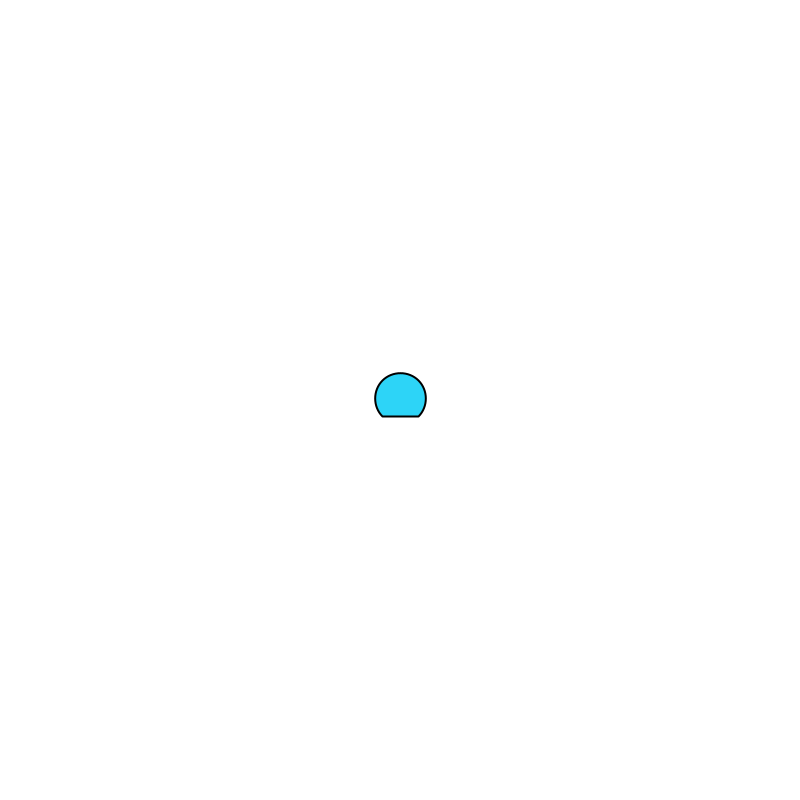
Frame 1 (no input)
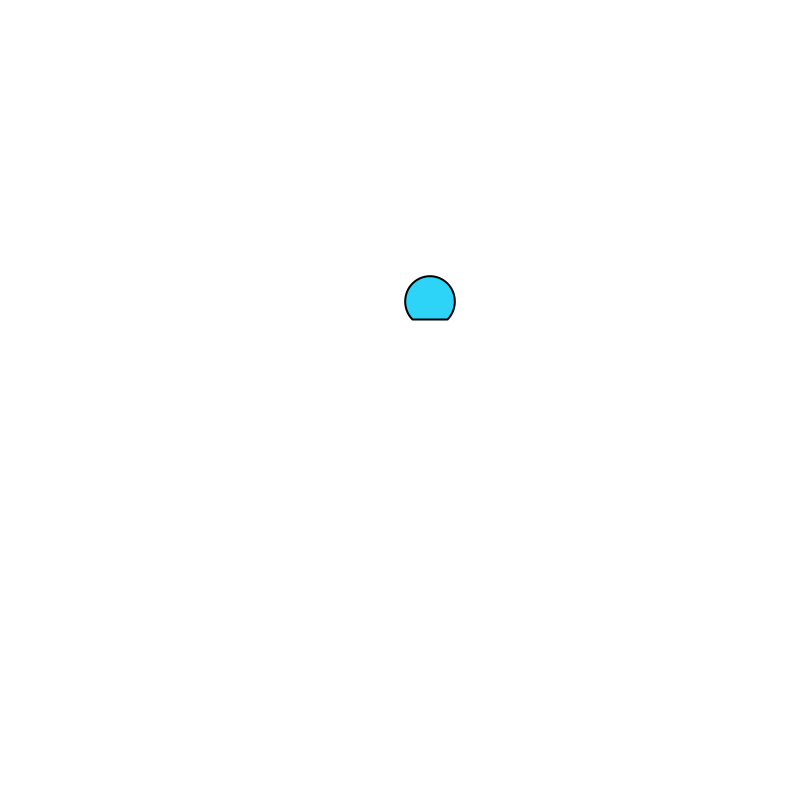
Frame 60 (the mouse pressed at the canvas centre just before this capture)
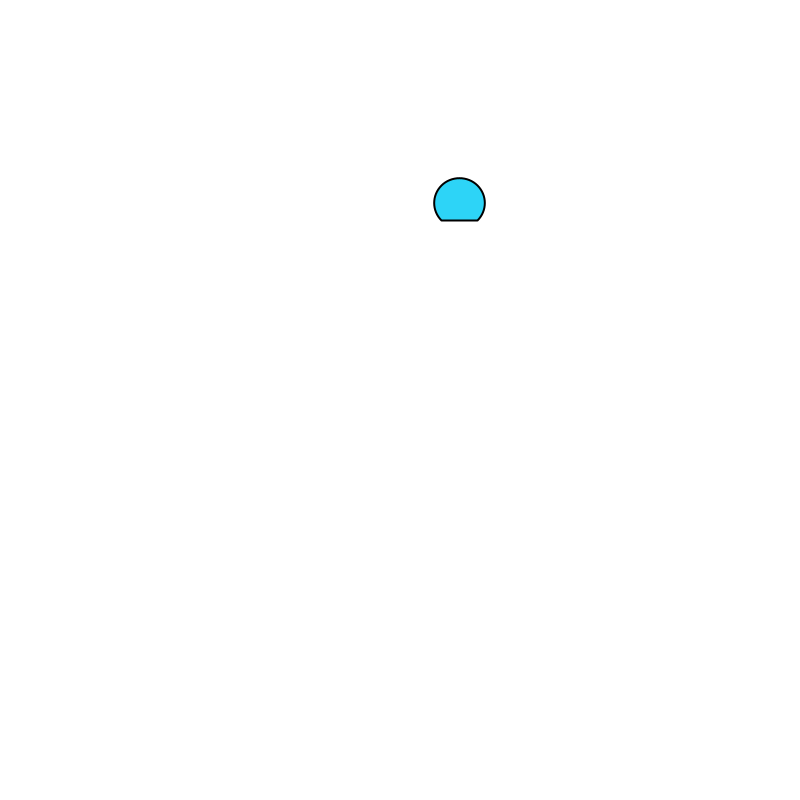
Frame 120 (the mouse held since frame 60 and released just before this capture)

The Processing sketch that drew these frames (run headless with seeded random() and noise(); from frame 60 on, the mouse is pressed at the canvas centre):

// Processing sketch: objectProject
// ── objectProject.pde
//Parker McClocklin  
//CS30 2019/2020
//November 27th
//Create a monster project with class and objects

ArrayList<Monster> myMonster = new ArrayList <Monster>();
int monsterCount = 1;

void setup() {
  size(800, 800);
  ellipseMode(CENTER);
  createObject(width/2,height/2);
  //#of monsters
  if (monsterCount < 0) monsterCount = 0;
}


 void createObject(float x,float y) {
  myMonster.add(new Monster(x, y));
}

void mousePressed() {
  // add/destroy monsters
  if (mouseButton == LEFT && monsterCount > 0) {
    myMonster.remove(0);
    monsterCount -=1;
  }
  if (mouseButton == RIGHT){
    createObject(mouseX,mouseY);
    monsterCount +=1;
  }
}



void draw() {
  background(255);
  for (int i = 0; i < myMonster.size(); i++) {
    Monster m = myMonster.get(i);
    m.move();
    m.checkMouseDistance();
    for (int j = 0; j < myMonster.size(); j++) {
      Monster compare = myMonster.get(j);
      m.checkMonsterCollision(compare);
    }
    m.display();
  }
}

// ── Monster.pde
class Monster {
  //Properties
  float x, y;
  color c0;
  color c1;
  color backup;
  float size;
  float speed;
  int type;
  float xDirection; 
  float yDirection;
  float xSpeed; 
  float ySpeed;

  //Constructor
  Monster(float x_, float y_) {
    x = x_;
    y = y_;
    c0 = color(random(20, 60), random(200, 250), random(200, 250));
    c1 = color(random(100, 200), random(20, 60), random(50, 100));

    size = 50;
    type = int(random(2));
    if (type == 0) {
      backup = c0;
    } else {
      backup = c1;
    }
    xDirection = 1;
    yDirection = 1;
    xSpeed = random(-5, 5);
    ySpeed = random(-5, 5);
  }


  //Class methods

  void checkMonsterCollision(Monster m) {
    if (dist(x, y, m.getX(), m.getY()) <= size/2+m.getSize()/2  && m != this) {
      //teleport
      x = random(100, 700);
      y = random(100, 700);
    }
  }
  
  //mouseContact
  void checkMouseDistance() {
    if (dist(mouseX, mouseY, x, y) < size) {
      c0 = (0);
      c1 = (0);
    }
  }

    float getX() {
      return x;
    }
    float getY() {
      return y;
    }
    float getSize() {
      return size;
    }




    void display() {
      if (type == 0) fill(c0);
      if (type == 1) fill(c1);
      strokeWeight(2);
      arc(x, y, size, size, PI-QUARTER_PI, 2*PI+QUARTER_PI, CHORD);
    }
    void move() {

      if (type == 0) {
        c0 = backup;
        //direction of bounce
        if (x > width-size/2 || x < size/2) {
          xDirection *= -1;
          c0 +=100;
        }
        if (y > height-(size/2) || y < size/2) {
          yDirection *= -1;
          c0 +=100;
        }
        //position of shape
        x = x + ( xSpeed * xDirection );
        y = y + ( ySpeed * yDirection );
        backup = c0;
      }


      if (type == 1) {
        c1 = backup;
        x +=  random(-1, 1);
        y += random(-1, 1);
        if (x < 0-size/2) x = x+(width+size/2);
        //inflate
        size += (xSpeed/2);
        if (size > 80 || size< 45) xSpeed *= - 1;
      }
    }
  }
